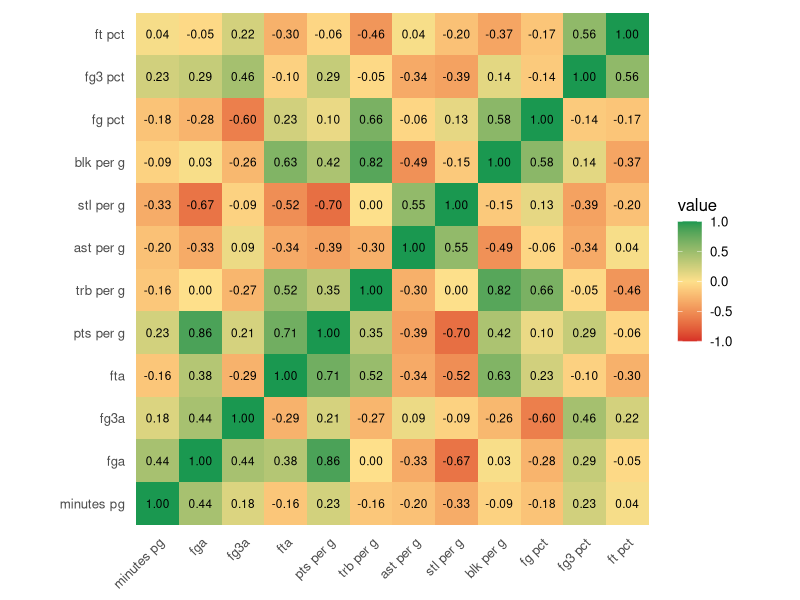

This chart was generated by the following R code:
## ---- chunk 1
library(tidyverse)
library(reshape2)
library(RColorBrewer)
## ---- chunk 2

df <- read_csv("all_nba_2022.csv")

df_numeric <- df %>% select(minutes_pg,
  fga,
  fg3a,
  fta,
  pts_per_g,
  trb_per_g,
  ast_per_g,
  stl_per_g,
  blk_per_g,
  fg_pct,
  fg3_pct,
  ft_pct
)
## ---- chunk 3
corr_mat <- cor(df_numeric, use = "pairwise.complete.obs")

corr_df <- melt(corr_mat)

my_colors <- colorRampPalette(c("#d73027", "#fee08b", "#1a9850"))(100)


## ---- chunk 4
corr1 <- ggplot(corr_df, aes(Var1, Var2, fill = value)) +
  geom_tile() +
  geom_text(aes(label = sprintf("%.2f", value)), size = 3) +
  scale_fill_gradient2(low = "#d73027", mid = "#fee08b", high = "#1a9850",
                       midpoint = 0, limits = c(-1, 1)) +
  scale_x_discrete(labels = function(x) gsub("_", " ", x)) +
  scale_y_discrete(labels = function(x) gsub("_", " ", x)) +
  theme_minimal(base_size = 12) +
  theme(
    axis.text.x = element_text(angle = 45, hjust = 1, vjust = 1),
    axis.title = element_blank(),
    panel.grid = element_blank()
  ) +
  coord_fixed()

saveRDS(corr1, "corr1.rds")
